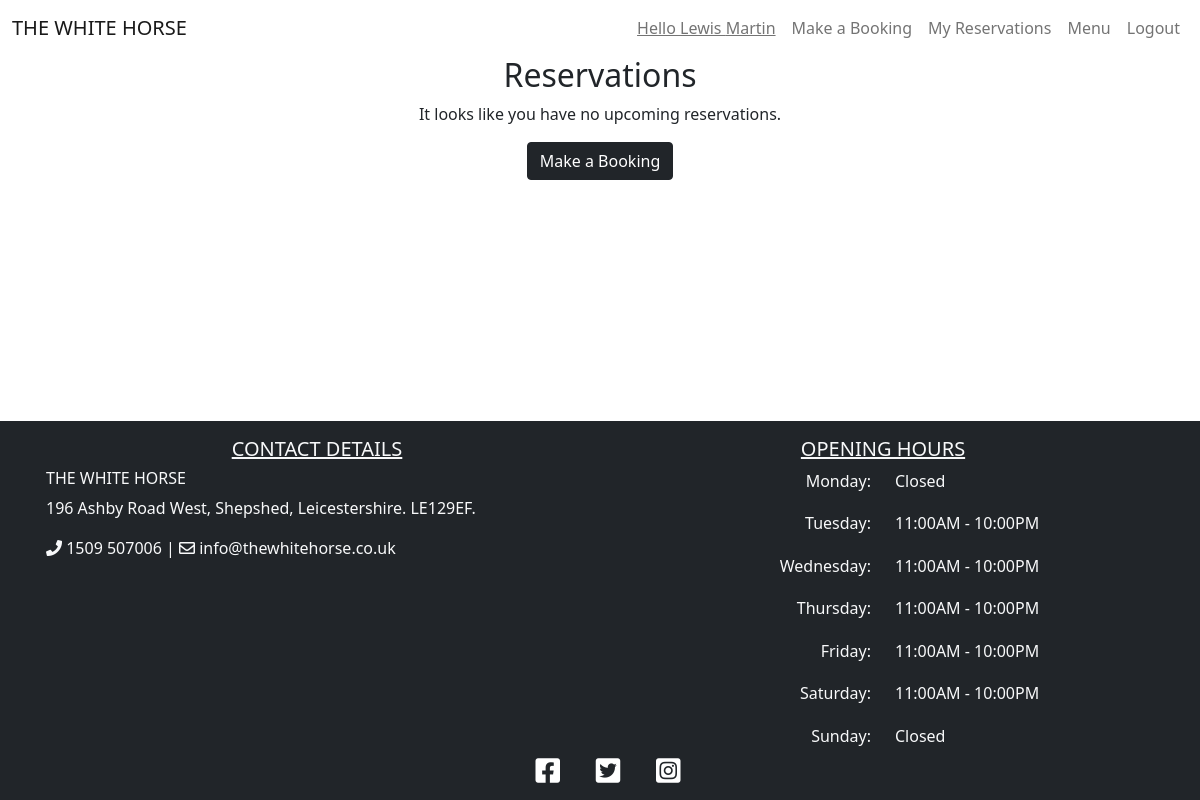
Before: /reservations (signed in) with the older database file.
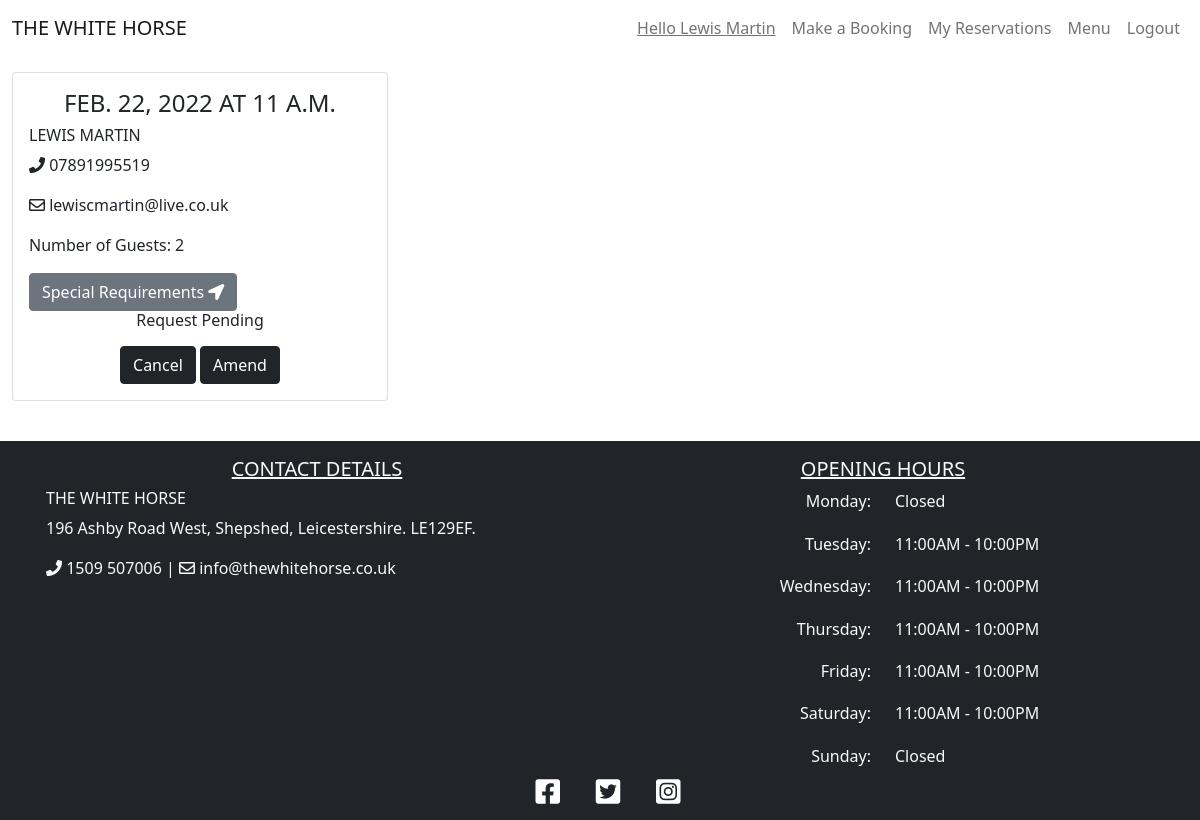
After: the same page with the newer database file.
### booking/models.py (models this page shows, shortened)
class Booking(models.Model):
    user = models.ForeignKey(User, on_delete=models.CASCADE)
    lead = models.CharField(max_length=200, blank=False)
    email = models.CharField(max_length=200, blank=False)
    phoneNumberRegex = RegexValidator(regex=r'^\+?1?\d{9,15}$')
    mobile = models.CharField(
        validators=[phoneNumberRegex], max_length=16, blank=False
        )
    date = models.DateField(blank=False)
    time = models.TimeField(blank=False)
    notes = models.TextField(max_length=200)
    guests = models.PositiveIntegerField(blank=False)
    status = models.IntegerField(choices=STATUS, default=0)
    class Meta:
        ordering = ['-date']

### booking/views.py (the view)
# urls.py: path('reservations', views.ReservationList.as_view(), name='reservations'),
class ReservationList(generic.ListView):
    model = Booking
    def sort(self, reservations):
        for reservation in reservations:
            if reservation.date < datetime.date.today():
                reservation.delete()
                return reservations
    def get(self, request, *args, **kwargs):
        if request.user.is_authenticated:
            reservations = Booking.objects.filter(user=request.user)
            self.sort(reservations)
            return render(
                request, 'reservations.html',
                {
                    'reservations': reservations,
                },
            )
        else:
            return redirect(reverse("account_login"))

### booking/mapbox_context_processor.py (called while the page is built)
def mapbox_renderer(request):
    return {
       'mapbox_token': settings.MAPBOX_TOKEN
    }

### templates/reservations.html (shortened to what this page needs)
{% extends "base.html" %}
{% block content %}
{% if not reservations %}
<div class="container mb-3">
    <div class="row">
        <div class="col-lg-12 text-center">
            <h2>Reservations</h2>
            <p>It looks like you have no upcoming reservations.</p>
            <a href="{% url 'booking' %}"><button class="btn btn-dark">Make a Booking</button></a>
        </div>
    </div>
</div>
{% else %}
<div class="container-fluid mb-3">
    <div class="row">
        <div class="col-12 mt-3 left">
            <div class="row">
                {% for reservation in reservations %}
                <div class="col-md-4">
                    <div class="card mb-4">
                        <div class="card-body">
                            <h4 class='card-title text-uppercase text-center'>{{ reservation.date }} at
                                {{ reservation.time }}</h4>
                            <h6 class="text-uppercase">{{ reservation.lead }}</h6>
                            <div class='card-text'>
                                <p><i class="fas fa-phone"></i> {{ reservation.mobile }}</p>
                                <p><i class="far fa-envelope"></i> {{ reservation.email }}</p>
                                <p>Number of Guests: {{ reservation.guests }}</p>
                                <button data-bs-toggle='modal' data-bs-target='#notes' class="btn btn-secondary">Special
                                    Requirements <i class="fas fa-location-arrow"></i></button>
                                <div class='text-center h6'>
                                    {% if reservation.status == 1 %}
                                    <p>Reservation Accepted</p>
                                    {% elif reservation.status == 2 %}
                                    <p>Reservation Declined</p>
                                    {% else %}
                                    <p>Request Pending</p>
                                    {% endif %}
                                </div>
                            </div>
                            <div class='text-center'>
                                <button data-bs-toggle='modal' data-bs-target='#cancel' class="btn btn-dark">Cancel</button>
                                <a href="/amend/{{ reservation.id }}"><button class="btn btn-dark">Amend</button></a>
                            </div>
                        </div>
                    </div>
                </div>
                    {% endfor %}
                </div>
        </div>
    </div>
</div>
{% endif %}
{% endblock %}

### templates/base.html (shortened to what this page needs)
{% load static %}
<!DOCTYPE html>
<html lang="en">
<head>
    <link rel="stylesheet" href="https://cdnjs.cloudflare.com/ajax/libs/font-awesome/5.15.3/css/all.min.css">
    <link href="https://cdn.jsdelivr.net/npm/bootstrap@5.0.1/dist/css/bootstrap.min.css" rel="stylesheet"
>
    <link href='https://api.mapbox.com/mapbox-gl-js/v2.3.1/mapbox-gl.css' rel='stylesheet' />
    <link rel="stylesheet" href="{% static 'css/style.css' %}">
</head>
<body class="site">
    <header>
        <nav class="navbar sticky-top navbar-expand-lg navbar-light">
            <div class="container-fluid">
                <a class="navbar-brand text-uppercase" href="{% url 'index' %}">The White Horse</a>
                <div class="collapse navbar-collapse" id="navbarNav">
                    <ul class="navbar-nav ms-auto">
                        {% if user.is_authenticated %}
                        <li class="nav-item">
                            <a class="nav-link" href="{% url 'index' %}"><u>Hello {{ user.first_name }} {{ user.last_name }}</u></a>
                        </li>
                        <li class="nav-item">
                            <a class="nav-link" href="{% url 'booking' %}">Make a Booking</a>
                        </li>
                        <li class="nav-item">
                            <a class="nav-link" href="{% url 'reservations' %}">My Reservations</a>
                        </li>
                        {% else %}
                        <li class="nav-item">
                            <a class="nav-link" href="{% url 'account_signup' %}">Make a Booking</a>
                        </li>
                        {% endif %}
                        <li class="nav-item">
                            <a class="nav-link" href="#">Menu</a>
                        </li>
                        {% if user.is_authenticated %}
                        <li class="nav-item">
                            <a class="nav-link" href="{% url 'account_logout' %}">Logout</a>
                        </li>
                        {% endif %}
                    </ul>
                </div>
            </div>
        </nav>
    </header>
    <main class="site-content">
        {% block content %}
        {% endblock content %}
    </main>
    <footer class="footer bg-dark text-light text-lg-start text-center">
        <div class="container p-3">
            <div class="row">
                <div class="col-lg-6 col-md-12 mb-4 mb-md-0">
                    <h5 class="text-uppercase text-center"><u>Contact Details</u></h5>
                    <h6 class="text-uppercase">The White Horse</h6>
                    <p>
                        196 Ashby Road West, Shepshed, Leicestershire. LE129EF.
                    </p>
                    <p>
                        <i class="fas fa-phone"></i> 1509 507006 | <i class="far fa-envelope"></i> info@thewhitehorse.co.uk
                    </p>
                    <div class="row p-1">
                        <div id='map'></div>
                    </div>
                </div>
                <div class="col-lg-6 col-md-12 mb-4 mb-md-0">
                    <h5 class="text-uppercase text-center"><u>Opening Hours</u></h5>
                    <div class="row hours-outer">
                        <div class="col hours-inner">
                            <ul class="text-lg-end text-center list-unstyled">
                                <li>
                                    Monday:
                                </li>
                                <li>
                                    Tuesday:
                                </li>
                                <li>
                                    Wednesday:
                                </li>
                                <li>
                                    Thursday:
                                </li>
                                <li>
                                    Friday:
                                </li>
                                <li>
                                    Saturday:
                                </li>
                                <li>
                                    Sunday:
                                </li>
                            </ul>
                        </div>
                        <div class="col hours-inner">
                            <ul class="list-unstyled">
                                <li>
                                    Closed
                                </li>
                                <li>
                                    11:00AM - 10:00PM
                                </li>
                                <li>
                                    11:00AM - 10:00PM
                                </li>
                                <li>
                                    11:00AM - 10:00PM
                                </li>
                                <li>
                                    11:00AM - 10:00PM
                                </li>
                                <li>
                                    11:00AM - 10:00PM
                                </li>
                                <li>
                                    Closed
                                </li>
                            </ul>
                        </div>
                    </div>
                </div>
            </div>
        </div>
        <div class="text-center">
            <a href="https://en-gb.facebook.com/" target="_blank" rel="noopener" class="badge badge-light"
                aria-label="visit our Facebook page (opens in a new tab)"><i
                    class="fab fa-facebook-square ms-3 h3"></i></a>
            <a href="https://twitter.com/" target="_blank" rel="noopener" class="badge badge-light"
                aria-label="visit our Twitter page (opens in a new tab)"><i
                    class="fab fa-twitter-square ms-3 h3"></i></a>
            <a href="https://www.instagram.com/" target="_blank" rel="noopener" class="badge badge-light"
                aria-label="visit our Instagram page (opens in a new tab)"><i
                    class="fab fa-instagram-square ms-3 h3"></i></a>
        </div>
    </footer>
</body>
</html>

### static/css/style.css (style rules this page uses)
body { background-color: white; }
header { background-color: white; }
.site { display: flex; min-height: 100vh; flex-direction: column; }
.site-content { flex: 1; width: 100%; height: 100%; }
#map { width: 100%; height: 150px; border-radius: 25px; }
.hours-outer { height: 100%; }
.hours-inner ul { height: 100%; display: flex; flex-direction: column; }
.hours-inner li { flex: 1; }

Changed rows visible on the page:
added Booking: date "FEB. 22, 2022", time "11 A.M.", lead "LEWIS MARTIN", mobile "07891995519", email "lewiscmartin@live.co.uk", guests "2", status "Request Pending"
Other visible differences:
text no longer shown: "Reservations It looks like you have no upcoming reservations. Make a Booking"
